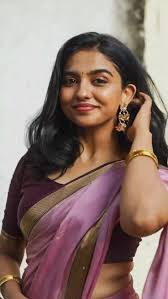
#> input picture Feb 2026/10th feb 2026/opencv/momita.jpg, 168 x 299 px, found by its file name
$ python 'face and eye.py'
#> lines starting #> are read from the running program, lines starting #| are printed output that depends on the picture; after the words box and inside, x2 and y2 are one past the last pixel; in counts of white or black regions, pixels touching at a corner belong together
import numpy as np
import numpy as np
import cv2

# Load the face and eye Haar cascade classifiers
face_classifier = cv2.CascadeClassifier(r"C:\Users\santo\OneDrive\Desktop\Data science\Feb 2026\10th feb 2026\opencv\haarcascade_frontalface_default.xml")
eye_classifier = cv2.CascadeClassifier(r"C:\Users\santo\OneDrive\Desktop\Data science\Feb 2026\10th feb 2026\opencv\haarcascade_eye (1).xml")

# Load the image
#img = cv2.imread(r"C:\Users\A3MAX SOFTWARE TECH\Desktop\WORK\1. KODI WORK\1. NARESH\10. WORKSHOP\7. Exploring Generative AI through computer vision\myimage.jpg")
#img = cv2.imread(r"C:\Users\A3MAX SOFTWARE TECH\Desktop\WORK\2. DATASCIENCE PROJECT\10. Computer vision\computer vison\opencv\image_examples\5.jpg")#img = cv2.imread(r"C:\Users\Admin\Desktop\NIT\1. NIT_Batches\10. WORKSHOP\2024 - WORKSHOP\7. Exploring Generative AI through computer vision\myimage.jpg")
img = cv2.imread(r"C:\Users\santo\OneDrive\Desktop\Data science\Feb 2026\10th feb 2026\opencv\momita.jpg")
#> img is the input picture: shape (299, 168, 3); mean B, G, R 110.9, 117.6, 140.5

#img = cv2.imread(r"C:\Users\Admin\Desktop\NIT\1. NIT_Batches\10. WORKSHOP\2024 - WORKSHOP\7. Exploring Generative AI through computer vision\myimage.jpg")

# Check if the image is loaded correctly
if img is None:
    print("Error: Image not found or cannot be loaded!")
    exit()  # Exit if image is not loaded

# Convert image to grayscale for face detection
gray = cv2.cvtColor(img, cv2.COLOR_BGR2GRAY)
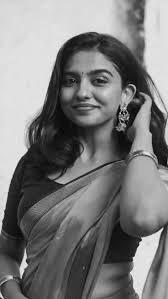
#> gray: shape (299, 168); min 2, max 246, mean 123.7

# Detect faces in the image
faces = face_classifier.detectMultiScale(gray, 1.3, 5)
#> faces = [[50, 50, 78, 78]]

# Check if faces are detected
if len(faces) == 0:
    print("No Face Found")

# Draw rectangles around detected faces and detect eyes within each face
for (x, y, w, h) in faces:
    # Draw a rectangle around the face
    cv2.rectangle(img, (x, y), (x + w, y + h), (127, 0, 255), 2)

    # Region of interest (ROI) for face
    roi_gray = gray[y:y + h, x:x + w]
    roi_color = img[y:y + h, x:x + w]

    # Detect eyes within the face region
    eyes = eye_classifier.detectMultiScale(roi_gray)

    for (ex, ey, ew, eh) in eyes:
        # Draw rectangle around each detected eye
        cv2.rectangle(roi_color, (ex, ey), (ex + ew, ey + eh), (255, 255, 0), 2)
#> this loop made 1 pass
#> (x, y, w, h, eyes) on pass 1: (50, 50, 78, 78, [[10, 20, 21, 21]])
#> pass 1, `roi_gray = gray[y:y + h, x:x + w]`:
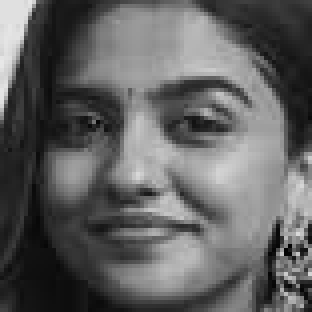
#> roi_gray: shape (78, 78) (shown 4 times larger); min 4, max 231, mean 96.9
#> pass 1, `roi_color = img[y:y + h, x:x + w]`:
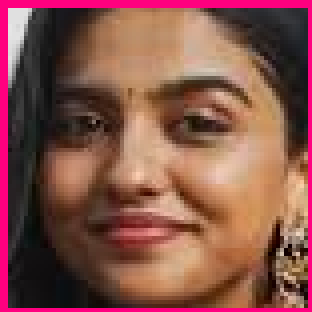
#> roi_color: shape (78, 78, 3) (shown 4 times larger); mean B, G, R 74.3, 83.3, 134.4
#> after the loop:
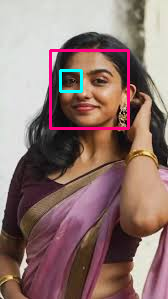
#> img: shape (299, 168, 3); 2.35% of pixels changed, all inside (x1, y1, x2, y2) = (49, 49, 130, 130)
#> after the loop:
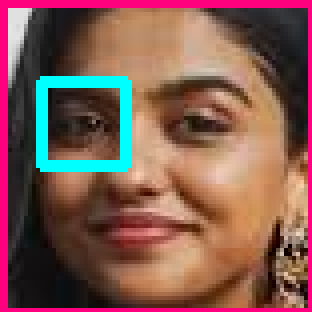
#> roi_color: shape (78, 78, 3) (shown 4 times larger); 4.08% of pixels changed, all inside (x1, y1, x2, y2) = (9, 19, 33, 43)

# Display the output image with rectangles around faces and eyes
cv2.imshow('img', img)

# Wait for a key press before closing the window
cv2.waitKey(0)

# Destroy all OpenCV windows
cv2.destroyAllWindows()

$ run again, with Feb 2026/6th feb 2025/Happy image/5.jpg copied over Feb 2026/10th feb 2026/opencv/momita.jpg
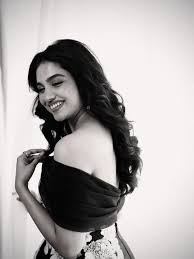
#> input picture Feb 2026/6th feb 2025/Happy image/5.jpg, 194 x 259 px, found by its file name
#> img is the input picture: shape (259, 194, 3); mean B, G, R 171.2, 171.6, 176.1
#> faces = [[23, 63, 58, 58]]
#> the loop `for (x, y, w, h) in faces:` made 1 pass
#> pass 1, `roi_color = img[y:y + h, x:x + w]`:
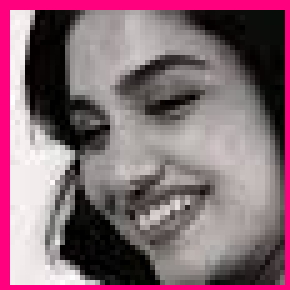
#> roi_color: shape (58, 58, 3) (shown 5 times larger); mean B, G, R 117, 105.2, 135.3
#> after the loop `for (x, y, w, h) in faces:`:
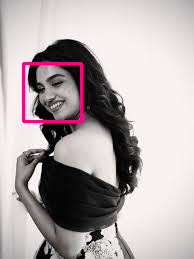
#> img: shape (259, 194, 3); 1.38% of pixels changed, all inside (x1, y1, x2, y2) = (22, 62, 83, 123)
